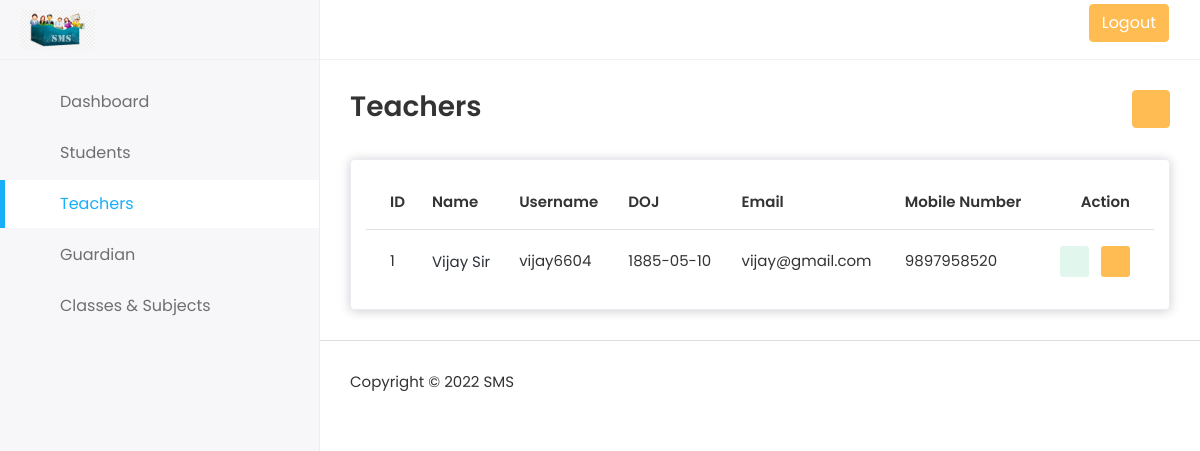
/teachers.php (signed in), run on an earlier commit of the app's database.
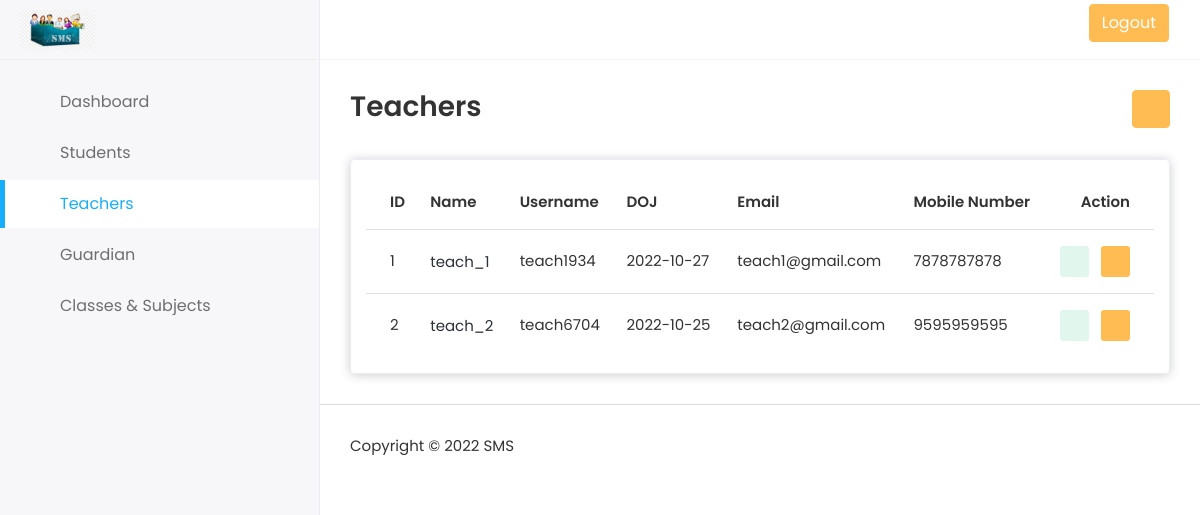
And on a later commit of the database.
### tables this page shows
CREATE TABLE `tbl_user` (
  `user_id` int(11) NOT NULL,
  `std_guardian_id` int(11) NOT NULL,
  `std_teacher_id` int(11) NOT NULL,
  `std_class_id` int(11) NOT NULL,
  `std_subject_id` varchar(100) NOT NULL,
  `user_name` varchar(100) NOT NULL,
  `user_password` varchar(100) NOT NULL,
  `name` varchar(100) NOT NULL,
  `email` varchar(100) NOT NULL,
  `dob` varchar(100) DEFAULT NULL,
  `doj` varchar(100) DEFAULT NULL,
  `mobile` varchar(15) NOT NULL,
  `gender` enum('M','F') DEFAULT NULL,
  `user_role` enum('P','T','G','S') NOT NULL,
  `user_status` enum('Active','Inactive') NOT NULL DEFAULT 'Active',
  `created_date` timestamp NOT NULL DEFAULT CURRENT_TIMESTAMP ON UPDATE CURRENT_TIMESTAMP,
  `updated_date` varchar(100) NOT NULL
);

### teachers.php (the view, shortened to what this page needs)
<?php
include("admin-header.php");
include("admin-sidebar.php");
include("con.php");
?>
      <div class="page-wrapper">
        <div class="content container-fluid">
          <div class="page-header">
            <div class="row align-items-center">
              <div class="col">
                <h3 class="page-title">Teachers</h3>
              </div>
              <div class="col-auto text-end float-end ms-auto">
                <a href="add-teacher.php" class="btn btn-primary"
                  ><i class="fas fa-plus"></i
                ></a>
              </div>
            </div>
          </div>
          <div class="row">
            <div class="col-sm-12">
              <div class="card card-table">
                <div class="card-body">
                  <div class="table-responsive">
                    <table
                      class="table table-hover table-center "
                    >
                      <thead>
                        <tr>
                          <th>ID</th>
                          <th>Name</th>
                          <th>Username</th>
                          <th>DOJ</th>
                          <th>Email</th>
                          <th>Mobile Number</th>
                          <th class="text-end">Action</th>
                        </tr>
                      </thead>
                      <tbody>
                      <?php
                      $std = "SELECT * FROM tbl_user WHERE 1 AND user_role='T'";
                        $res=mysqli_query($con,$std);
                        if ($res>0)
                        {
                          $i=1;
                        while($result = mysqli_fetch_array($res))
                        {
                        ?>
                        <tr>
                          <td><?php echo $i ?></td>
                          <td>
                            <h2 class="table-avatar">
                            <?=$result['name']?>
                            </h2>
                          </td>
                          <td><?=$result['user_name']?></td>
                          <td><?=$result['doj']?></td>
                          <td><?=$result['email']?></td>
                          <td><?=$result['mobile']?></td>
                          <td class="text-end">
                            <div class="actions">
                              <a
                                href="edit-teacher.php?EditId=<?php echo $result['user_id'] ?>"
                                class="btn btn-sm bg-success-light me-2"
                              >
                                <i class="fas fa-pen"></i>
                              </a>
                              <a href="teachers.php?DelID=<?=$result['user_id']?>" class="btn btn-sm bg-danger-light">
                                <i class="fas fa-trash"></i>
                              </a>
                            </div>
                          </td>
                        </tr>
                        <?php $i++;}}?>
                      </tbody>
                    </table>
                  </div>
                </div>
              </div>
            </div>
          </div>
        </div>
<?php include("admin-footer.php") ?>

What changed in the data, as far as the page shows it:
removed tbl_user: name "Vijay Sir", user_name "vijay6604", doj "1885-05-10", email "vijay@gmail.com", mobile "9897958520"
added tbl_user: name "teach_1", user_name "teach1934", doj "2022-10-27", email "teach1@gmail.com", mobile "7878787878"
added tbl_user: name "teach_2", user_name "teach6704", doj "2022-10-25", email "teach2@gmail.com", mobile "9595959595"
